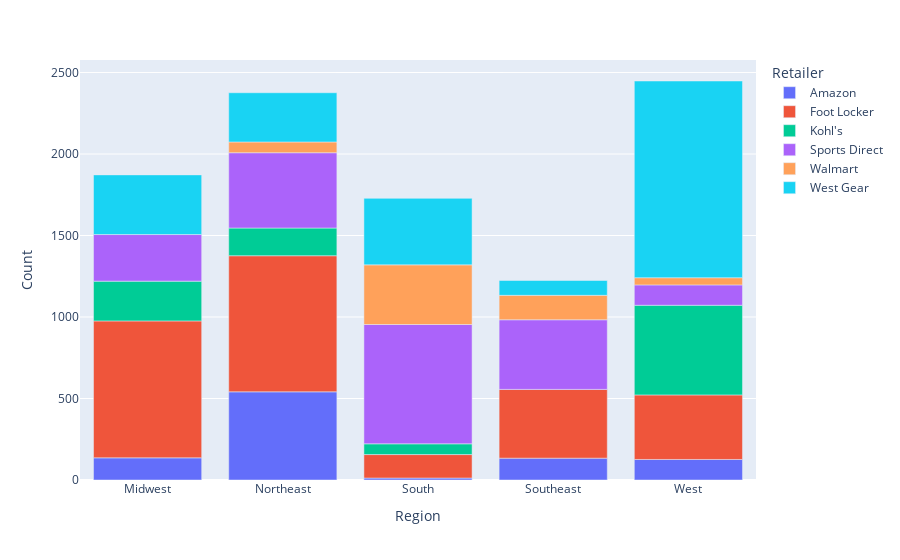

The notebook cell this image was saved under:
### Code cell
px.bar(df_retailer_region, x="Region", y="Count",color="Retailer")

### Figure 1 — Plotly figure (JSON) as saved in the notebook; plotly's stock layout.template omitted (floating-point values rounded to 4 significant figures)
{"data": [{"alignmentgroup": "True", "hovertemplate": "Retailer=Amazon<br>Region=%{x}<br>Count=%{y}<extra></extra>", "legendgroup": "Amazon", "marker": {"color": "#636efa", "pattern": {"shape": ""}}, "name": "Amazon", "offsetgroup": "Amazon", "orientation": "v", "showlegend": true, "textposition": "auto", "type": "bar", "x": ["Midwest", "Northeast", "South", "Southeast", "West"], "xaxis": "x", "y": [136, 541, 12, 134, 126], "yaxis": "y"}, {"alignmentgroup": "True", "hovertemplate": "Retailer=Foot Locker<br>Region=%{x}<br>Count=%{y}<extra></extra>", "legendgroup": "Foot Locker", "marker": {"color": "#EF553B", "pattern": {"shape": ""}}, "name": "Foot Locker", "offsetgroup": "Foot Locker", "orientation": "v", "showlegend": true, "textposition": "auto", "type": "bar", "x": ["Midwest", "Northeast", "South", "Southeast", "West"], "xaxis": "x", "y": [840, 835, 144, 422, 396], "yaxis": "y"}, {"alignmentgroup": "True", "hovertemplate": "Retailer=Kohl's<br>Region=%{x}<br>Count=%{y}<extra></extra>", "legendgroup": "Kohl's", "marker": {"color": "#00cc96", "pattern": {"shape": ""}}, "name": "Kohl's", "offsetgroup": "Kohl's", "orientation": "v", "showlegend": true, "textposition": "auto", "type": "bar", "x": ["Midwest", "Northeast", "South", "West"], "xaxis": "x", "y": [244, 170, 66, 550], "yaxis": "y"}, {"alignmentgroup": "True", "hovertemplate": "Retailer=Sports Direct<br>Region=%{x}<br>Count=%{y}<extra></extra>", "legendgroup": "Sports Direct", "marker": {"color": "#ab63fa", "pattern": {"shape": ""}}, "name": "Sports Direct", "offsetgroup": "Sports Direct", "orientation": "v", "showlegend": true, "textposition": "auto", "type": "bar", "x": ["Midwest", "Northeast", "South", "Southeast", "West"], "xaxis": "x", "y": [286, 462, 732, 427, 125], "yaxis": "y"}, {"alignmentgroup": "True", "hovertemplate": "Retailer=Walmart<br>Region=%{x}<br>Count=%{y}<extra></extra>", "legendgroup": "Walmart", "marker": {"color": "#FFA15A", "pattern": {"shape": ""}}, "name": "Walmart", "offsetgroup": "Walmart", "orientation": "v", "showlegend": true, "textposition": "auto", "type": "bar", "x": ["Northeast", "South", "Southeast", "West"], "xaxis": "x", "y": [66, 366, 150, 44], "yaxis": "y"}, {"alignmentgroup": "True", "hovertemplate": "Retailer=West Gear<br>Region=%{x}<br>Count=%{y}<extra></extra>", "legendgroup": "West Gear", "marker": {"color": "#19d3f3", "pattern": {"shape": ""}}, "name": "West Gear", "offsetgroup": "West Gear", "orientation": "v", "showlegend": true, "textposition": "auto", "type": "bar", "x": ["Midwest", "Northeast", "South", "Southeast", "West"], "xaxis": "x", "y": [366, 302, 408, 91, 1207], "yaxis": "y"}], "layout": {"barmode": "relative", "legend": {"title": {"text": "Retailer"}, "tracegroupgap": 0}, "margin": {"t": 60}, "xaxis": {"anchor": "y", "domain": [0, 1], "title": {"text": "Region"}}, "yaxis": {"anchor": "x", "domain": [0, 1], "title": {"text": "Count"}}}}
